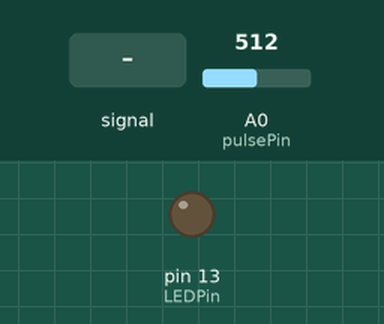
The sketch below on a simulated Arduino Uno, built with avr-gcc and run on an emulated ATmega328P. Shown: output pins drawn as LEDs (lit = HIGH). Dashed ring = blinking. The test bench sets the inputs (shaded band); at power-on: A0 (pulsePin) = 512. What the sketch prints to the serial monitor is not drawn.

Above: at 1.2 s.
1.3 s: A0 (pulsePin) fed a 200 Hz sine of ±81 counts around its level
At 1.9 s:
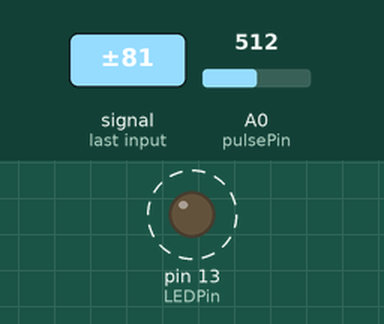
4.3 s: A0 (pulsePin) fed a 50 Hz sine of ±306 counts around its level
At 4.97 s:
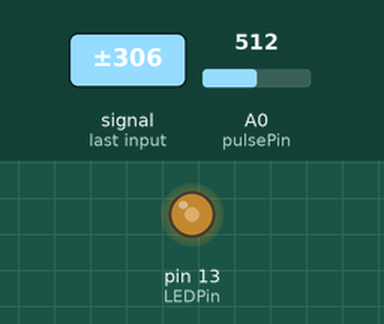
7.3 s: A0 (pulsePin) set to 560
8.8 s: A0 (pulsePin) fed a 50 Hz sine of ±306 counts around its level
11.8 s: A0 (pulsePin) set to 540
13.3 s: A0 (pulsePin) set to 565
At 14.3 s:
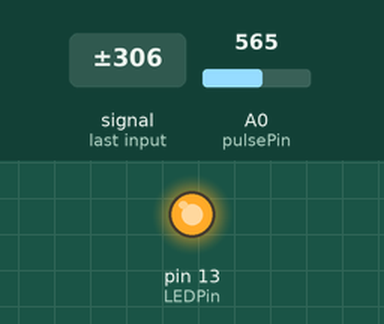
Timing chart, 0 to 15.8 s (numbered marks = the images above; inputs shaded):
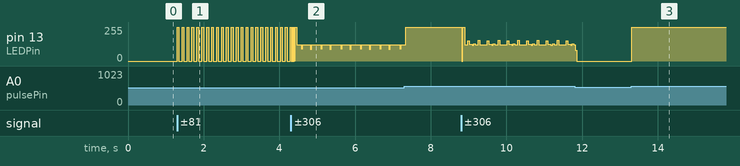

The sketch:

test.ino
```cpp
int pulsePin = A0;    // パルスセンサーの入力ピンをA0にする
int LEDPin = 13;      // LEDのピンを13番にする
int pulseVal;         // パルスセンサーの値を格納する変数
int threshold = 550;  // 心拍のしきい値、pulseValがこれより大きいとき心拍したとする

void setup() {
  // put your setup code here, to run once:
  pinMode(LEDPin, OUTPUT);
  Serial.begin(9600);
}

void loop() {
  // put your main code here, to run repeatedly:
  pulseVal = analogRead(pulsePin);
  Serial.println(pulseVal);

  if(pulseVal >= threshold){
    digitalWrite(LEDPin, HIGH);
  }
  else{
    digitalWrite(LEDPin, LOW);
  }
}
```

Measured:
- the behaviour switches between 549 and 550 on A0 (pulsePin) (found by bisection; images 2 and 3)
- after the input at 1.3 s, pin 13 (LEDPin): alternates 255/255 for 0.05 s and 0/255 for 0.08 s, starting at once
- after the input at 13.3 s, pin 13 (LEDPin): 0/255 → 255/255 at once
